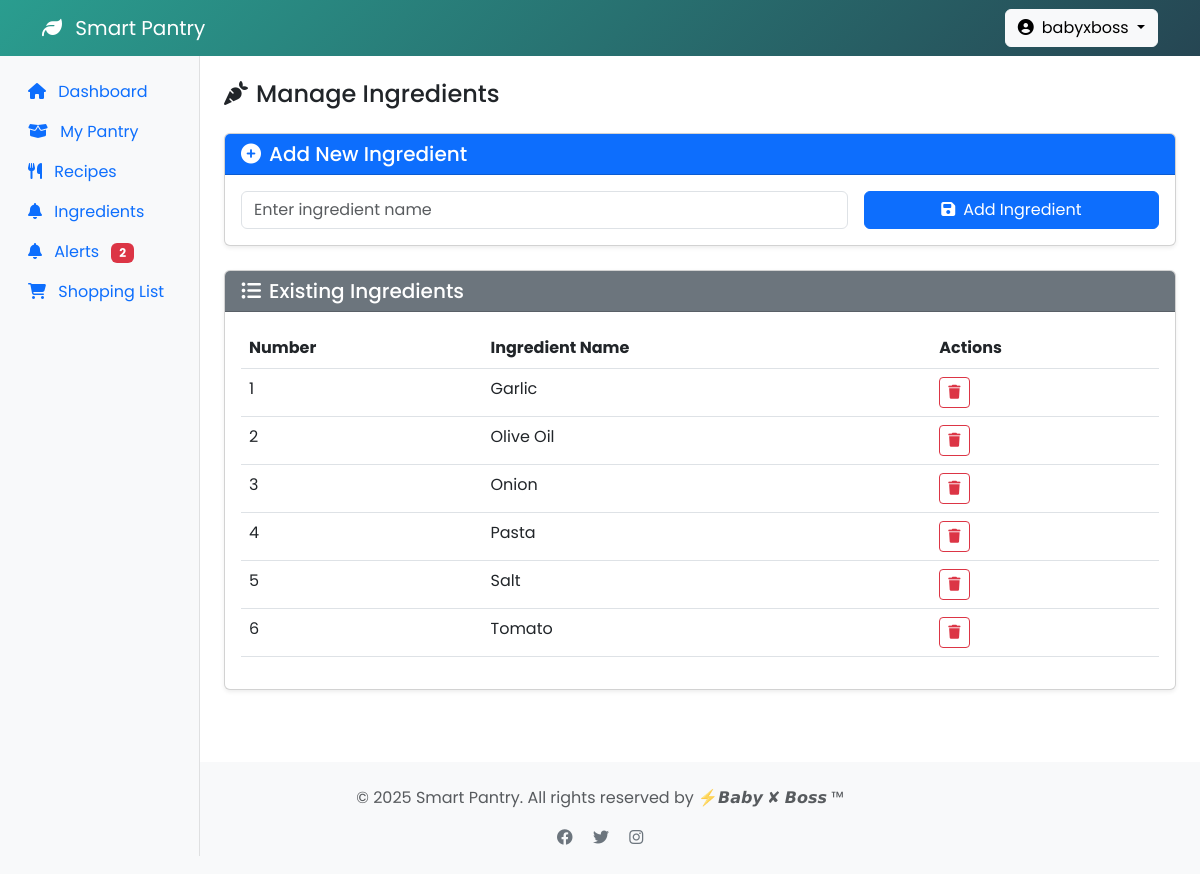
Page /ingredients.php (signed in) on the committed database.
### tables this page shows
CREATE TABLE `ingredients` (
  `id` int(11) NOT NULL,
  `name` varchar(100) NOT NULL
);

### ingredients.php (the view, shortened to what this page needs)
<?php
require 'includes/db.php';
$ingredients = [];
try {
    $stmt = $pdo->query("SELECT * FROM ingredients ORDER BY name");
    $ingredients = $stmt->fetchAll();
} catch(PDOException $e) {
    $error = "Failed to load ingredients: " . $e->getMessage();
}
?>
<?php include 'includes/header.php'; ?>
<div class="container-fluid">
    <div class="row">
        <?php include 'includes/sidebar.php'; ?>
        <main class="col-md-9 ms-sm-auto col-lg-10 px-md-4 py-4">
            <h4 class="mb-4"><i class="fas fa-carrot me-2"></i>Manage Ingredients</h4>
            <div class="card shadow-sm mb-4">
                <div class="card-header bg-primary text-white">
                    <h5 class="mb-0"><i class="fas fa-plus-circle me-2"></i>Add New Ingredient</h5>
                </div>
                <div class="card-body">
                    <form method="POST">
                        <div class="row g-3">
                            <div class="col-md-8">
                                <input type="text" class="form-control" name="name"
                                       placeholder="Enter ingredient name" required>
                            </div>
                            <div class="col-md-4">
                                <button type="submit" class="btn btn-primary w-100">
                                    <i class="fas fa-save me-2"></i>Add Ingredient
                                </button>
                            </div>
                        </div>
                    </form>
                </div>
            </div>
            <div class="card shadow-sm">
                <div class="card-header bg-secondary text-white">
                    <h5 class="mb-0"><i class="fas fa-list-ul me-2"></i>Existing Ingredients</h5>
                </div>
                <div class="card-body">
                    <div class="table-responsive">
                        <table class="table table-hover">
                            <thead>
                                <tr>
                                    <th>Number</th>
                                    <th>Ingredient Name</th>
                                    <th>Actions</th>
                                </tr>
                            </thead>
                            <tbody>
                                <?php $i = 0;
                                foreach($ingredients as $ingredient): ?>
                                <tr>
                                    <td><?= ++$i ?></td>
                                    <td><?= htmlspecialchars($ingredient['name']) ?></td>
                                    <td>
                                        <button class="btn btn-sm btn-outline-danger delete-btn"
                                                data-id="<?= $ingredient['id'] ?>">
                                            <i class="fas fa-trash"></i>
                                        </button>
                                    </td>
                                </tr>
                                <?php endforeach; ?>
                            </tbody>
                        </table>
                    </div>
                </div>
            </div>
        </main>
    </div>
</div>
<?php include 'includes/footer.php'; ?>

### includes/header.php (style rules this page uses)
:root { --primary-color: #2a9d8f; --secondary-color: #264653; --accent-color: #e9c46a; }
body { font-family: 'Poppins', sans-serif; background-color: #ffffff; }

### rows in the picture
ingredients: name "Garlic"
ingredients: name "Olive Oil"
ingredients: name "Onion"
ingredients: name "Pasta"
ingredients: name "Salt"
ingredients: name "Tomato"

### other values in the picture
$_SESSION['username'] "babyxboss"
$alert_count "2"
